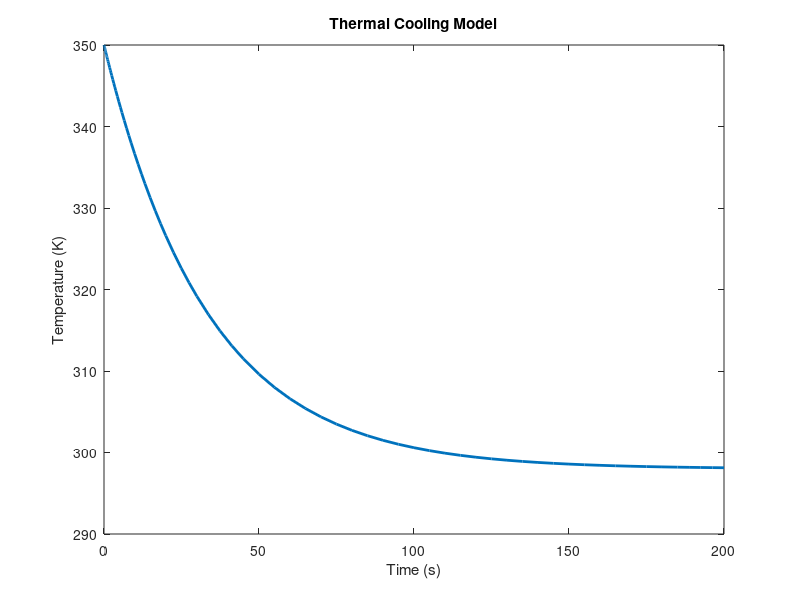

Write MATLAB code to recreate this figure.
k = 0.03; 
T_inf = 298;      
T0 = 350;

ode = @(t,T) -k*(T - T_inf);
[t,T] = ode45(ode,[0 200],T0);

plot(t,T,'LineWidth',2)
xlabel('Time (s)'); ylabel('Temperature (K)');
title('Thermal Cooling Model')
saveas(gcf,'Figures/cooling_response.png')
